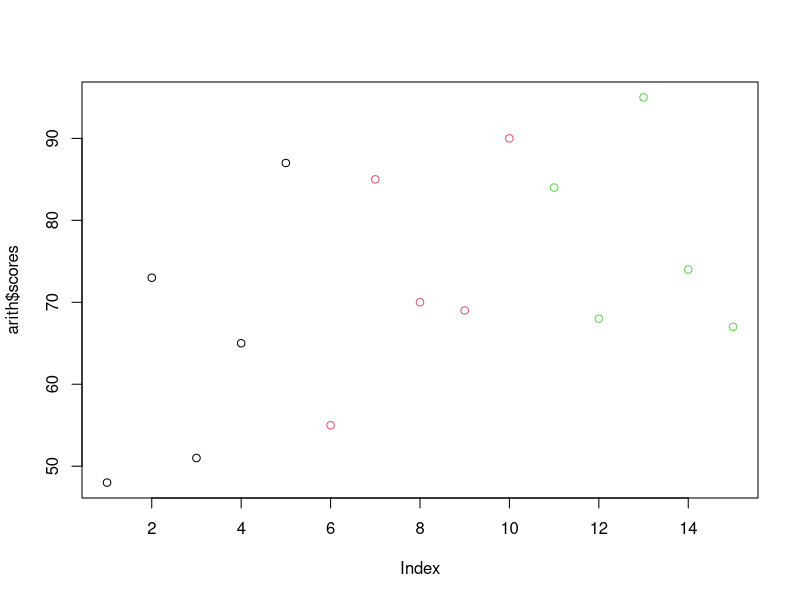

Write R code to recreate this figure.
## ---- chunk 1
arith <- read.csv ("arith.csv", header = T, stringsAsFactors = TRUE) 

# have a look at the data
arith

plot (arith$scores, col = arith$methods)
# do anova
arith.aov <- aov ( scores ~ methods, data = arith)
# look at the result
summary (arith.aov) 
